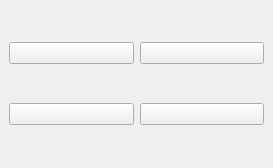
<?xml version="1.0" encoding="UTF-8"?>
<ui version="4.0">
 <class>Menu</class>
 <widget class="QMainWindow" name="Menu">
  <property name="geometry">
   <rect>
    <x>0</x>
    <y>0</y>
    <width>273</width>
    <height>168</height>
   </rect>
  </property>
  <property name="windowTitle">
   <string>Menu do Sistema</string>
  </property>
  <widget class="QWidget" name="centralwidget">
   <layout class="QGridLayout" name="gridLayout">
    <item row="0" column="0">
     <widget class="QPushButton" name="pushButton_cadastro">
      <property name="text">
       <string/>
      </property>
      <property name="icon">
       <iconset>
        <normaloff>cadastro.png</normaloff>cadastro.png</iconset>
      </property>
      <property name="iconSize">
       <size>
        <width>64</width>
        <height>64</height>
       </size>
      </property>
     </widget>
    </item>
    <item row="0" column="1">
     <widget class="QPushButton" name="pushButton_pesquisa">
      <property name="text">
       <string/>
      </property>
      <property name="icon">
       <iconset>
        <normaloff>procurar.png</normaloff>procurar.png</iconset>
      </property>
      <property name="iconSize">
       <size>
        <width>64</width>
        <height>64</height>
       </size>
      </property>
     </widget>
    </item>
    <item row="1" column="0">
     <widget class="QPushButton" name="pushButton_ajuda">
      <property name="text">
       <string/>
      </property>
      <property name="icon">
       <iconset>
        <normaloff>ajuda.png</normaloff>ajuda.png</iconset>
      </property>
      <property name="iconSize">
       <size>
        <width>64</width>
        <height>64</height>
       </size>
      </property>
     </widget>
    </item>
    <item row="1" column="1">
     <widget class="QPushButton" name="pushButton_sair">
      <property name="text">
       <string/>
      </property>
      <property name="icon">
       <iconset>
        <normaloff>sair.png</normaloff>sair.png</iconset>
      </property>
      <property name="iconSize">
       <size>
        <width>64</width>
        <height>64</height>
       </size>
      </property>
     </widget>
    </item>
   </layout>
  </widget>
 </widget>
 <resources/>
 <connections/>
</ui>
